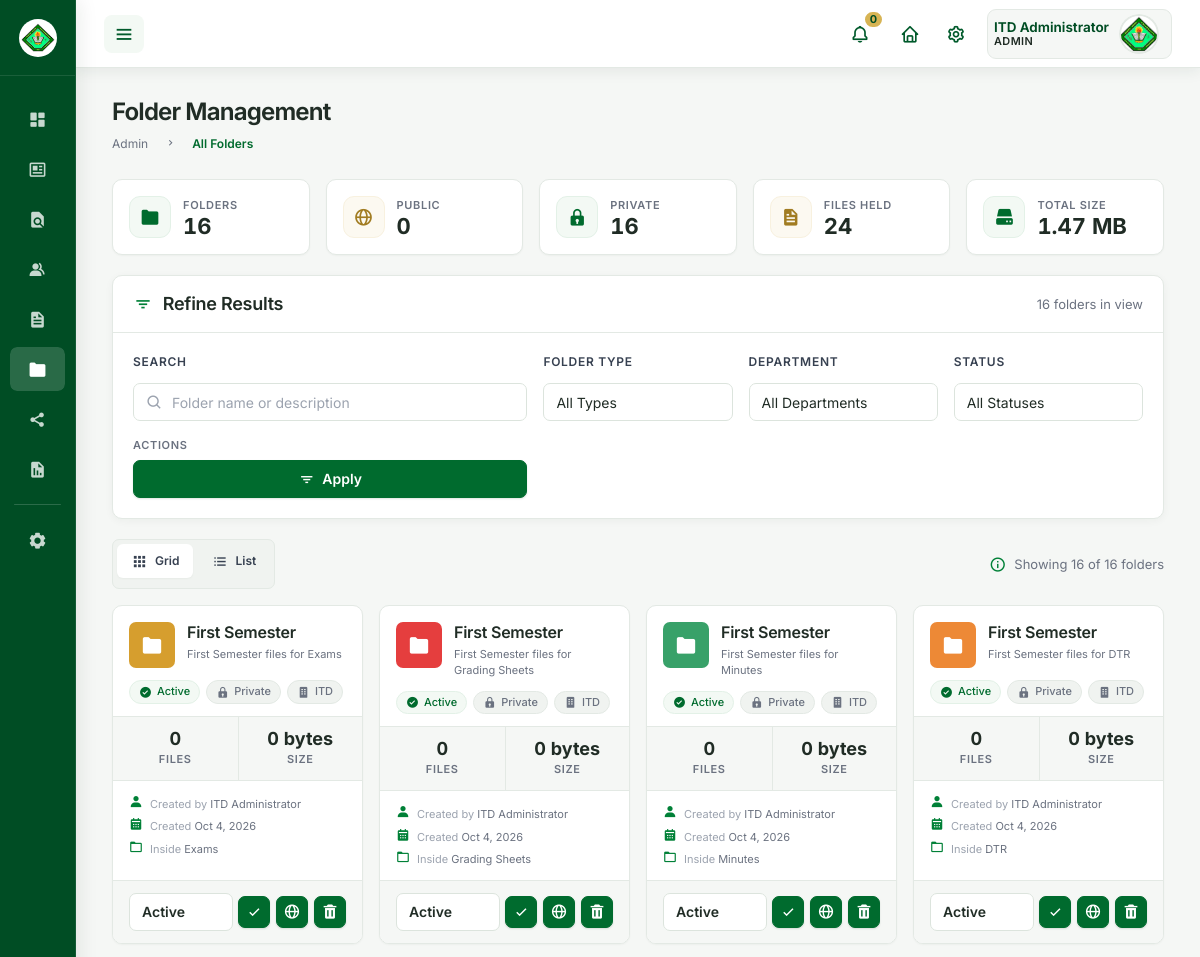
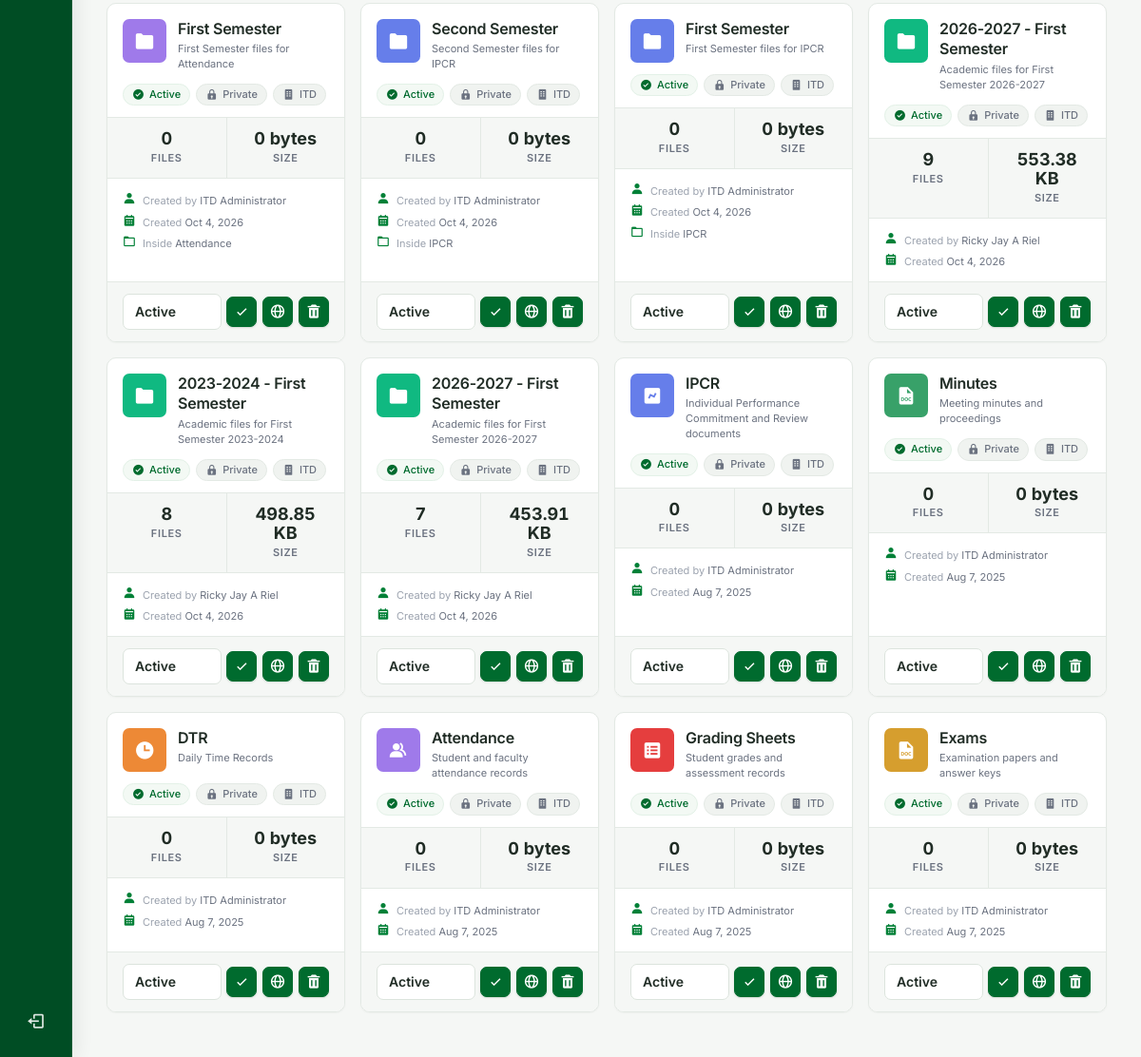
The page /roles/admin/folders.php (signed in) on the database its author committed (2 pictures, top to bottom).
### tables this page shows
CREATE TABLE `folders` (
  `id` int NOT NULL,
  `folder_name` varchar(100) NOT NULL,
  `description` text,
  `created_by` int NOT NULL,
  `created_at` datetime DEFAULT CURRENT_TIMESTAMP,
  `updated_at` datetime DEFAULT CURRENT_TIMESTAMP ON UPDATE CURRENT_TIMESTAMP,
  `parent_id` int DEFAULT NULL,
  `is_deleted` tinyint(1) NOT NULL DEFAULT '0',
  `deleted_at` datetime DEFAULT NULL,
  `deleted_by` int DEFAULT NULL,
  `department_id` int DEFAULT NULL,
  `folder_path` varchar(500) DEFAULT NULL,
  `folder_level` int DEFAULT '0',
  `is_public` tinyint(1) DEFAULT '0',
  `permissions` longtext,
  `folder_size` bigint DEFAULT '0',
  `file_count` int DEFAULT '0',
  `folder_color` varchar(7) DEFAULT '#667eea',
  `folder_icon` varchar(50) DEFAULT 'fa-folder',
  `category` varchar(50) DEFAULT NULL,
  `folder_type` enum('category','custom','system') NOT NULL DEFAULT 'custom',
  `folder_status` enum('active','archived','hidden') NOT NULL DEFAULT 'active',
  `access_count` int NOT NULL DEFAULT '0',
  `is_favorite` tinyint(1) NOT NULL DEFAULT '0'
);

CREATE TABLE `departments` (
  `id` int NOT NULL,
  `department_code` varchar(10) NOT NULL,
  `department_name` varchar(100) NOT NULL,
  `description` text,
  `head_of_department` varchar(100) DEFAULT NULL,
  `contact_email` varchar(255) DEFAULT NULL,
  `contact_phone` varchar(20) DEFAULT NULL,
  `created_at` datetime DEFAULT CURRENT_TIMESTAMP,
  `updated_at` datetime DEFAULT CURRENT_TIMESTAMP ON UPDATE CURRENT_TIMESTAMP,
  `is_active` tinyint(1) DEFAULT '1'
);

### roles/admin/folders.php (the view, shortened to what the rows shown need)
<?php
require_once __DIR__ . '/../../includes/auth_check.php';
$page = max(1, (int)($_GET['page'] ?? 1));
$limit = 20;
$offset = ($page - 1) * $limit;
$where_conditions = ['f.is_deleted = 0'];
$params = [];
$has_status_column = (bool)$pdo->query(
    "SELECT 1 FROM information_schema.COLUMNS
      WHERE TABLE_SCHEMA = DATABASE() AND TABLE_NAME = 'folders' AND COLUMN_NAME = 'folder_status'"
)->fetchColumn();
$where_clause = implode(' AND ', $where_conditions);
$from_clause = ' FROM folders f
                 LEFT JOIN departments d ON f.department_id = d.id
                 LEFT JOIN users u       ON f.created_by = u.id';
$folders_stmt = $pdo->prepare(
    'SELECT f.*,
            d.department_name,
            d.department_code,
            u.username,
            u.name  AS creator_name,
            u.surname,
            CONCAT(COALESCE(u.name, ""), " ", COALESCE(u.mi, ""), " ", COALESCE(u.surname, "")) AS creator_full_name,
            pf.folder_name AS parent_folder_name' . $from_clause . '
            LEFT JOIN folders pf ON f.parent_id = pf.id
            WHERE ' . $where_clause . '
            ORDER BY f.created_at DESC
            LIMIT ' . (int)$limit . ' OFFSET ' . (int)$offset
);
$folders_stmt->execute($params);
$folders = $folders_stmt->fetchAll(PDO::FETCH_ASSOC);
function formatFileSize($bytes)
{
    $bytes = (int)$bytes;
    if ($bytes >= 1073741824) {
        return number_format($bytes / 1073741824, 2) . ' GB';
    } elseif ($bytes >= 1048576) {
        return number_format($bytes / 1048576, 2) . ' MB';
    } elseif ($bytes >= 1024) {
        return number_format($bytes / 1024, 2) . ' KB';
    }
    return $bytes . ' bytes';
}
function folder_icon_class(?string $stored): string
{
    $stored = strtolower(trim((string)$stored));
    if (preg_match('/^bxs?-[a-z0-9-]+$/', $stored)) {
        return $stored;
    }
    static $map = [
        'fa-folder'         => 'bxs-folder',
        'fa-folder-open'    => 'bxs-folder-open',
        'fa-folder-plus'    => 'bxs-folder-plus',
        'fa-chart-line'     => 'bxs-chart',
        'fa-chart-bar'      => 'bxs-chart',
        'fa-line-chart'     => 'bxs-chart',
        'fa-file'           => 'bxs-file',
        'fa-file-alt'       => 'bxs-file-doc',
        'fa-file-lines'     => 'bxs-file-doc',
        'fa-file-signature' => 'bxs-file-doc',
        'fa-file-invoice'   => 'bxs-file-doc',
        'fa-clock'          => 'bxs-time',
        'fa-users'          => 'bxs-group',
        'fa-user'           => 'bxs-user',
        'fa-book'           => 'bxs-book',
        'fa-graduation-cap' => 'bxs-magic-hat',
        'fa-award'          => 'bxs-award',
        'fa-medal'          => 'bxs-medal',
        'fa-table'          => 'bxs-spreadsheet',
        'fa-th'             => 'bxs-grid',
        'fa-th-large'       => 'bxs-grid',
        'fa-calendar'       => 'bxs-calendar',
        'fa-archive'        => 'bxs-archive',
        'fa-clipboard'      => 'bxs-clipboard',
        'fa-sticky-note'    => 'bxs-note',
        'fa-envelope'       => 'bxs-envelope',
        'fa-paperclip'      => 'bxs-attachment',
        'fa-star'           => 'bxs-star',
        'fa-heart'          => 'bxs-heart',
        'fa-bookmark'       => 'bxs-bookmark',
        'fa-tag'            => 'bxs-tag',
        'fa-cog'            => 'bx-cog',
        'fa-wrench'         => 'bxs-wrench',
        'fa-cube'           => 'bxs-cube',
        'fa-home'           => 'bxs-home',
        'fa-building'       => 'bxs-building',
        'fa-briefcase'      => 'bxs-briefcase',
        'fa-image'          => 'bxs-image',
        'fa-camera'         => 'bxs-camera',
        'fa-video'          => 'bxs-video',
        'fa-music'          => 'bxs-music',
    ];
    return $map[$stored] ?? 'bxs-folder';
}
function folder_hex_color(?string $stored, string $fallback = '#0f6b3d'): string
{
    $stored = trim((string)$stored);
    return preg_match('/^#[0-9a-fA-F]{6}$/', $stored) ? $stored : $fallback;
}
function folder_status_class(?string $status): string
{
    return in_array($status, FOLDER_STATUS, true) ? (string)$status : 'active';
}
function folder_status_label(string $status): string
{
    return ucfirst($status);
}
?>
<!DOCTYPE html>
<html lang="en">
<head>
    <link href="https://unpkg.com/boxicons@2.0.9/css/boxicons.min.css" rel="stylesheet">
    <link rel="stylesheet" href="assets/css/base.css?v=<?= time() ?>">
    <link rel="stylesheet" href="assets/css/components/sidebar.css?v=<?= time() ?>">
    <link rel="stylesheet" href="assets/css/components/navbar.css?v=<?= time() ?>">
    <link rel="stylesheet" href="assets/css/folders.css?v=<?= time() ?>">
    <?php include __DIR__ . '/../../includes/theme.php'; ?>
</head>
<body>
    <section id="content">
        <main>
            <div class="head-title">
                <div class="left">
                    <h1>Folder Management</h1>
                </div>
            </div>
            <section class="folders-section">
                <div class="folders-section-head">
                    <h2><i class="bx bx-filter"></i> Refine Results</h2>
                </div>
            </section>
            <section id="view-grid-panel" class="folders-view" aria-labelledby="view-grid">
                <?php if ($folders): ?>
                    <div class="folder-grid">
                        <?php foreach ($folders as $folder): ?>
                            <?php
                            $status = folder_status_class($has_status_column ? ($folder['folder_status'] ?? 'active') : 'active');
                            $icon   = folder_icon_class($folder['folder_icon'] ?? '');
                            $colour = folder_hex_color($folder['folder_color'] ?? '');
                            ?>
                            <article class="folder-tile">
                                <div class="folder-tile-top">
                                    <span class="folder-tile-icon" style="background-color: <?php echo htmlspecialchars($colour); ?>;">
                                        <i class="bx <?php echo htmlspecialchars($icon); ?>"></i>
                                    </span>
                                    <div class="folder-tile-heading">
                                        <h3 class="folder-tile-name"><?php echo htmlspecialchars((string)$folder['folder_name']); ?></h3>
                                        <?php if (!empty($folder['description'])): ?>
                                            <span class="folder-tile-sub"><?php echo htmlspecialchars((string)$folder['description']); ?></span>
                                        <?php endif; ?>
                                    </div>
                                </div>
                                <div class="folder-tile-chips">
                                    <span class="folder-chip is-<?php echo $status; ?>">
                                        <i class="bx <?php echo $status === 'active' ? 'bxs-check-circle' : ($status === 'archived' ? 'bxs-archive' : 'bx-eye'); ?>"></i>
                                        <?php echo htmlspecialchars(folder_status_label($status)); ?>
                                    </span>
                                    <span class="folder-chip <?php echo $folder['is_public'] ? 'is-public' : ''; ?>">
                                        <i class="bx <?php echo $folder['is_public'] ? 'bx-globe' : 'bxs-lock'; ?>"></i>
                                        <?php echo $folder['is_public'] ? 'Public' : 'Private'; ?>
                                    </span>
                                    <?php if (!empty($folder['department_code'])): ?>
                                        <span class="folder-chip">
                                            <i class="bx bxs-building"></i>
                                            <?php echo htmlspecialchars((string)$folder['department_code']); ?>
                                        </span>
                                    <?php endif; ?>
                                </div>
                                <div class="folder-tile-figures">
                                    <div class="folder-tile-figure">
                                        <div class="folder-tile-figure-value"><?php echo number_format((int)$folder['file_count']); ?></div>
                                        <div class="folder-tile-figure-label">Files</div>
                                    </div>
                                    <div class="folder-tile-figure">
                                        <div class="folder-tile-figure-value"><?php echo htmlspecialchars(formatFileSize($folder['folder_size'] ?? 0)); ?></div>
                                        <div class="folder-tile-figure-label">Size</div>
                                    </div>
                                </div>
                                <div class="folder-tile-meta">
                                    <div class="folder-tile-meta-row">
                                        <i class="bx bxs-user"></i>
                                        <span>
                                            <span class="folder-tile-meta-key">Created by</span>
                                            <?php echo htmlspecialchars(trim((string)($folder['creator_full_name'] ?? '')) ?: 'Unknown'); ?>
                                        </span>
                                    </div>
                                    <div class="folder-tile-meta-row">
                                        <i class="bx bxs-calendar"></i>
                                        <span>
                                            <span class="folder-tile-meta-key">Created</span>
                                            <?php echo htmlspecialchars(date('M j, Y', strtotime((string)$folder['created_at']))); ?>
                                        </span>
                                    </div>
                                    <?php if (!empty($folder['parent_folder_name'])): ?>
                                        <div class="folder-tile-meta-row">
                                            <i class="bx bx-folder"></i>
                                            <span>
                                                <span class="folder-tile-meta-key">Inside</span>
                                                <?php echo htmlspecialchars((string)$folder['parent_folder_name']); ?>
                                            </span>
                                        </div>
                                    <?php endif; ?>
                                </div>
                                <div class="folder-tile-actions">
                                    <?php if ($has_status_column): ?>
                                        <form method="POST" action="folders.php" class="folder-status-form">
                                            <select id="status-<?php echo (int)$folder['id']; ?>"
                                                    class="folder-status-select"
                                                    name="status"
                                                    data-folder-status>
                                                <?php foreach (FOLDER_STATUS as $option): ?>
                                                    <option value="<?php echo htmlspecialchars($option); ?>"
                                                        <?php echo $status === $option ? 'selected' : ''; ?>>
                                                        <?php echo htmlspecialchars(folder_status_label($option)); ?>
                                                    </option>
                                                <?php endforeach; ?>
                                            </select>
                                            <button type="submit" class="folder-icon-btn is-neutral" title="Apply status" aria-label="Apply status">
                                                <i class="bx bx-check"></i>
                                            </button>
                                        </form>
                                    <?php endif; ?>
                                    <form method="POST" action="folders.php">
                                        <button type="submit" class="folder-icon-btn is-neutral"
                                                title="<?php echo $folder['is_public'] ? 'Make private' : 'Make public'; ?>"
                                                aria-label="<?php echo $folder['is_public'] ? 'Make private' : 'Make public'; ?>">
                                            <i class="bx <?php echo $folder['is_public'] ? 'bxs-lock' : 'bx-globe'; ?>"></i>
                                        </button>
                                    </form>
                                    <form method="POST" action="folders.php" data-confirm="Delete this folder? This cannot be undone.">
                                        <button type="submit" class="folder-icon-btn is-danger"
                                                title="Delete folder" aria-label="Delete folder">
                                            <i class="bx bxs-trash"></i>
                                        </button>
                                    </form>
                                </div>
                            </article>
                        <?php endforeach; ?>
                    </div>
                <?php endif; ?>
            </section>
        </main>
    </section>
</body>
</html>

### rows shown on the page
folders: folder_name "First Semester", description "First Semester files for Exams", status "Active", is_public 0 (drawn), department.department_code "ITD", file_count "0", folder_size "0 bytes", creator_full_name "ITD Administrator", created_at "Oct 4, 2026", parent.folder_name "Exams"
folders: folder_name "First Semester", description "First Semester files for Grading Sheets", status "Active", is_public 0 (drawn), department.department_code "ITD", file_count "0", folder_size "0 bytes", creator_full_name "ITD Administrator", created_at "Oct 4, 2026", parent.folder_name "Grading Sheets"
folders: folder_name "First Semester", description "First Semester files for Minutes", status "Active", is_public 0 (drawn), department.department_code "ITD", file_count "0", folder_size "0 bytes", creator_full_name "ITD Administrator", created_at "Oct 4, 2026", parent.folder_name "Minutes"
folders: folder_name "First Semester", description "First Semester files for DTR", status "Active", is_public 0 (drawn), department.department_code "ITD", file_count "0", folder_size "0 bytes", creator_full_name "ITD Administrator", created_at "Oct 4, 2026", parent.folder_name "DTR"
folders: folder_name "First Semester", description "First Semester files for Attendance", status "Active", is_public 0 (drawn), department.department_code "ITD", file_count "0", folder_size "0 bytes", creator_full_name "ITD Administrator", created_at "Oct 4, 2026", parent.folder_name "Attendance"
folders: folder_name "Second Semester", description "Second Semester files for IPCR", status "Active", is_public 0 (drawn), department.department_code "ITD", file_count "0", folder_size "0 bytes", creator_full_name "ITD Administrator", created_at "Oct 4, 2026", parent.folder_name "IPCR"
folders: folder_name "First Semester", description "First Semester files for IPCR", status "Active", is_public 0 (drawn), department.department_code "ITD", file_count "0", folder_size "0 bytes", creator_full_name "ITD Administrator", created_at "Oct 4, 2026", parent.folder_name "IPCR"
folders: folder_name "2026-2027 - First Semester", description "Academic files for First Semester 2026-2027", status "Active", is_public 0 (drawn), department.department_code "ITD", file_count "9", folder_size "553.38 KB", creator_full_name "Ricky Jay A Riel", created_at "Oct 4, 2026"
folders: folder_name "2023-2024 - First Semester", description "Academic files for First Semester 2023-2024", status "Active", is_public 0 (drawn), department.department_code "ITD", file_count "8", folder_size "498.85 KB", creator_full_name "Ricky Jay A Riel", created_at "Oct 4, 2026"
folders: folder_name "2026-2027 - First Semester", description "Academic files for First Semester 2026-2027", status "Active", is_public 0 (drawn), department.department_code "ITD", file_count "7", folder_size "453.91 KB", creator_full_name "Ricky Jay A Riel", created_at "Oct 4, 2026"
folders: folder_name "IPCR", description "Individual Performance Commitment and Review documents", status "Active", is_public 0 (drawn), department.department_code "ITD", file_count "0", folder_size "0 bytes", creator_full_name "ITD Administrator", created_at "Aug 7, 2025"
folders: folder_name "Minutes", description "Meeting minutes and proceedings", status "Active", is_public 0 (drawn), department.department_code "ITD", file_count "0", folder_size "0 bytes", creator_full_name "ITD Administrator", created_at "Aug 7, 2025"
folders: folder_name "DTR", description "Daily Time Records", status "Active", is_public 0 (drawn), department.department_code "ITD", file_count "0", folder_size "0 bytes", creator_full_name "ITD Administrator", created_at "Aug 7, 2025"
folders: folder_name "Attendance", description "Student and faculty attendance records", status "Active", is_public 0 (drawn), department.department_code "ITD", file_count "0", folder_size "0 bytes", creator_full_name "ITD Administrator", created_at "Aug 7, 2025"
folders: folder_name "Grading Sheets", description "Student grades and assessment records", status "Active", is_public 0 (drawn), department.department_code "ITD", file_count "0", folder_size "0 bytes", creator_full_name "ITD Administrator", created_at "Aug 7, 2025"
folders: folder_name "Exams", description "Examination papers and answer keys", status "Active", is_public 0 (drawn), department.department_code "ITD", file_count "0", folder_size "0 bytes", creator_full_name "ITD Administrator", created_at "Aug 7, 2025"

### other values the page prints
$summary['total'] "16"
$summary['public_count'] "0"
$summary['private_count'] "16"
$summary['total_files'] "24"
formatFileSize($summary['total_size'] ?? 0) "1.47 MB"
$total_folders "16"
count($folders) "16"
